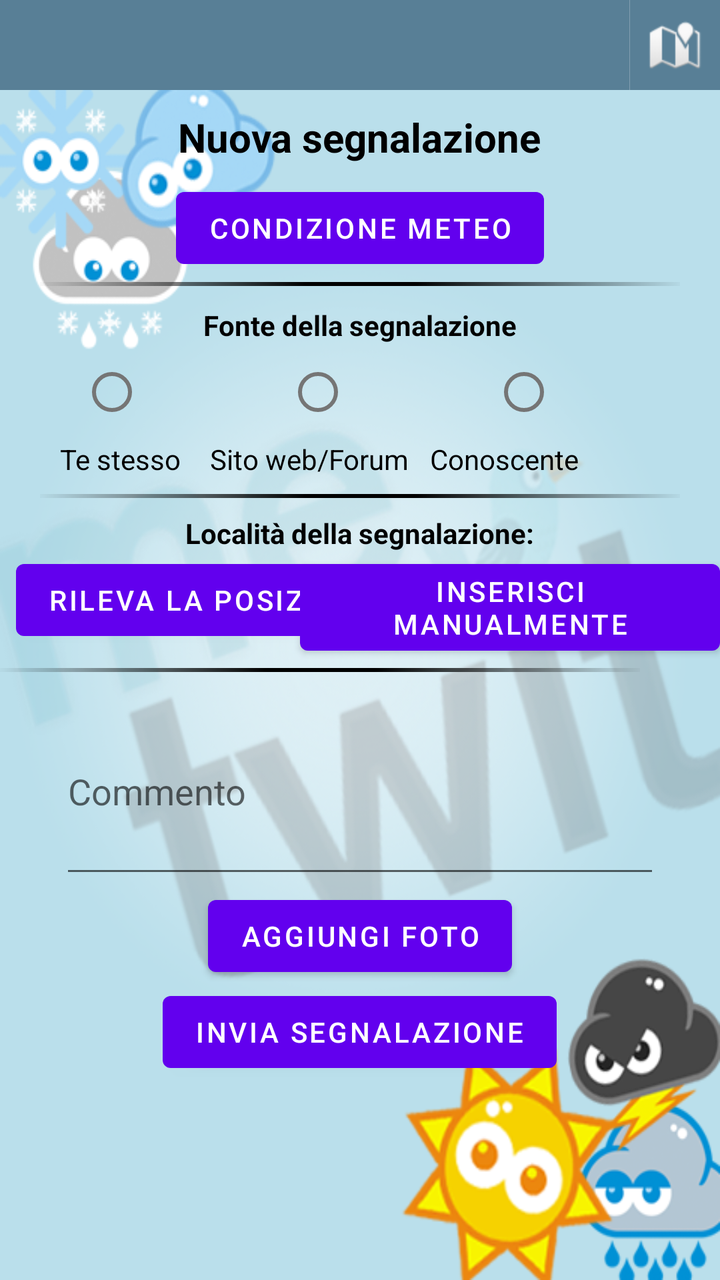
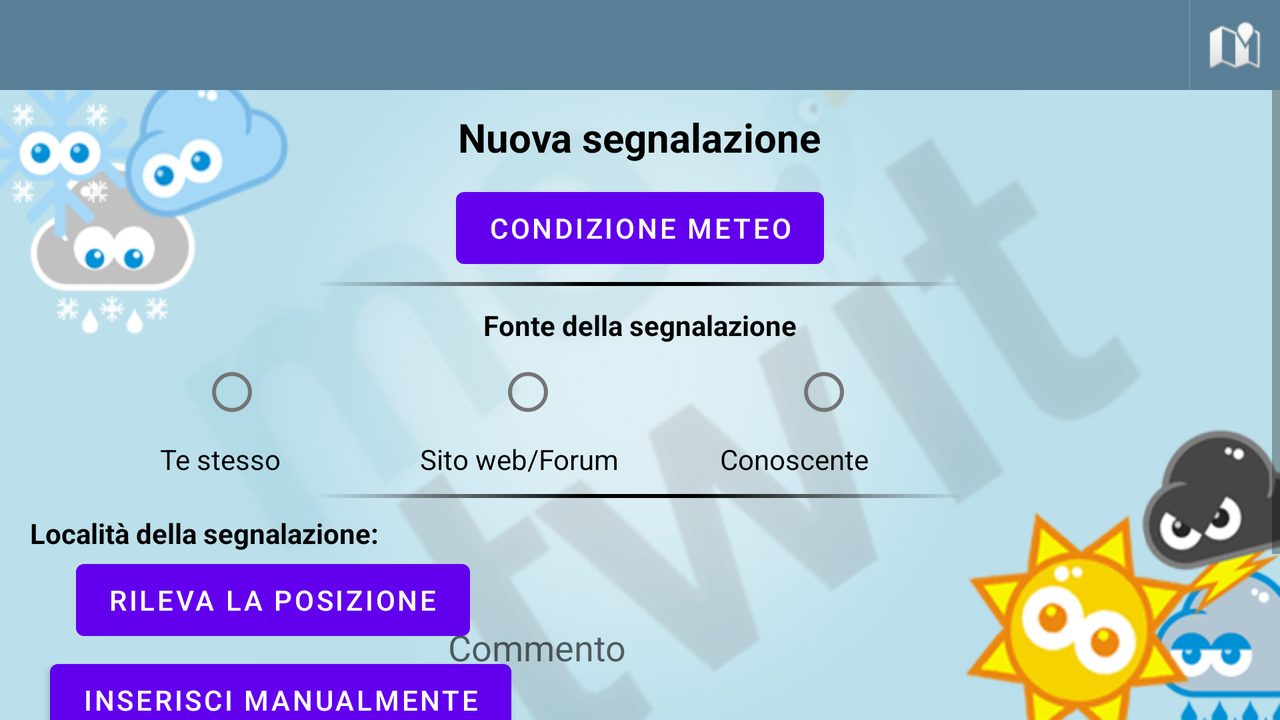

Compare how this app lays out the same screen by default and in its alternative resource folder. The renders come first, then the two layout files and the values they reference.
<!-- AndroidManifest.xml: fallback theme Theme.MaterialComponents.DayNight.NoActionBar -->
<!-- res/layout/meteo.xml -->
<?xml version="1.0" encoding="utf-8"?>
<LinearLayout xmlns:android="http://schemas.android.com/apk/res/android"
   android:orientation="vertical"
   android:layout_width="fill_parent"
   android:layout_height="fill_parent"
   android:focusable="true" android:focusableInTouchMode="true" 
   >
    <LinearLayout style="@style/TitleBar">
        <ImageView style="@style/TitleBarLogo"
            android:contentDescription="description_logo"
            android:src="@drawable/title_logo" 
            android:onClick="onHomeClick"/>

        <View style="@style/TitleBarSpring" />

                    <ImageView style="@style/TitleBarSeparator" />
        <ImageButton style="@style/TitleBarAction"
            android:contentDescription="description_search"
            android:src="@drawable/ic_button_map"
            android:onClick="onMappaClick" />
    </LinearLayout>
<ScrollView xmlns:android="http://schemas.android.com/apk/res/android"
android:id="@+id/ScrollView01"
android:background="@drawable/background"
android:layout_width="fill_parent"
android:layout_height="fill_parent"
android:fadingEdge="none">
<RelativeLayout
android:id="@+id/widget28"
android:layout_width="fill_parent"
android:layout_height="fill_parent"
xmlns:android="http://schemas.android.com/apk/res/android" >



<TextView android:textColor="#000" android:layout_height="wrap_content" android:text="Nuova segnalazione" android:id="@+id/TextView03" android:layout_width="wrap_content" android:layout_centerHorizontal="true" android:layout_marginTop="10dip" android:textSize="20dip" android:textStyle="bold"></TextView>
<Button android:id="@+id/Button01"  android:layout_marginBottom="5dp" android:layout_width="wrap_content" android:layout_height="wrap_content" android:text="Condizione meteo" android:layout_marginTop="8dip" android:layout_below="@+id/TextView03" android:layout_centerHorizontal="true"></Button>
<ImageView android:layout_height="wrap_content" android:layout_width="wrap_content" android:id="@+id/ImageView01" android:layout_toRightOf="@+id/TextView03" android:layout_marginLeft="10dip"></ImageView>
<TextView android:textColor="#000"  android:layout_centerHorizontal="true" android:textStyle="bold" android:text="Fonte della segnalazione" android:layout_below="@+id/Button01" android:id="@+id/TextView01" android:layout_height="wrap_content" android:layout_width="wrap_content" android:layout_marginTop="10dip"></TextView>
    <ImageView android:layout_centerHorizontal="true" android:layout_above="@+id/TextView01" android:id="@+id/ImageView02" android:layout_width="wrap_content" android:layout_height="wrap_content" android:src="@drawable/board" />
    <RadioGroup
    android:layout_below="@+id/TextView01"
    android:id="@+id/RadioGroup"
      android:layout_width="fill_parent"
      android:layout_height="wrap_content" android:orientation="horizontal" android:layout_centerHorizontal="true">
<RadioButton android:layout_marginLeft="40dip" android:id="@+id/RadioButton01" android:layout_height="wrap_content" android:layout_width="wrap_content"></RadioButton><RadioButton android:layout_marginLeft="55dip" android:id="@+id/RadioButton02"  android:layout_height="wrap_content" android:layout_width="wrap_content" android:layout_toRightOf="@+id/RadioButton01"></RadioButton><RadioButton android:layout_marginLeft="55dip" android:id="@+id/RadioButton03"  android:layout_height="wrap_content" android:layout_width="wrap_content" android:layout_toRightOf="@+id/RadioButton02"></RadioButton>
</RadioGroup>
<TextView  android:text="Te stesso" android:id="@+id/TextView04" android:layout_width="wrap_content" android:layout_height="wrap_content" android:layout_below="@+id/RadioGroup" android:layout_marginLeft="30dip" android:textColor="#000"></TextView>
<TextView android:text="Sito web/Forum" android:id="@+id/TextView05" android:layout_width="wrap_content" android:layout_height="wrap_content" android:layout_alignTop="@+id/TextView04" android:layout_marginLeft="105dip"  android:textColor="#000"></TextView>
<TextView android:text="Conoscente" android:id="@+id/TextView06" android:layout_width="wrap_content" android:layout_height="wrap_content" android:layout_alignTop="@+id/TextView05" android:layout_marginLeft="215dip"  android:textColor="#000"></TextView>



<TextView android:textColor="#000" android:layout_centerHorizontal="true" android:textStyle="bold" android:layout_below="@+id/ImageView03" android:id="@+id/TextView02" android:layout_height="wrap_content" android:layout_width="wrap_content" android:text="Località della segnalazione:" android:layout_marginTop="8dip"></TextView>
<ImageView android:src="@drawable/board" android:layout_marginTop="8dp" android:layout_centerHorizontal="true" android:layout_below="@+id/TextView05" android:id="@+id/ImageView03" android:layout_width="wrap_content" android:layout_height="wrap_content"></ImageView>
<Button android:layout_below="@+id/TextView02" android:layout_height="wrap_content" android:id="@+id/Button02" android:layout_width="wrap_content" android:text="Rileva la posizione" android:layout_marginLeft="8dip"></Button>
        <ProgressBar style="@android:style/Widget.ProgressBar.Inverse"
            android:id="@+id/rilevamento" android:layout_height="wrap_content" android:layout_width="wrap_content" 
            android:visibility="gone" android:layout_below="@+id/TextView02" android:layout_marginLeft="40dip"/>
<EditText android:id="@+id/EditText01" android:layout_below="@+id/ImageView04" android:layout_height="100dip" android:layout_width="300dip" android:layout_centerInParent="true" android:hint="Commento" android:layout_marginTop="8dp"></EditText>
<ImageView android:src="@drawable/board" android:layout_marginTop="85dp" android:layout_below="@+id/ImageView03" android:id="@+id/ImageView04" android:layout_width="wrap_content" android:layout_height="wrap_content"></ImageView>
<Button android:layout_below="@+id/TextView02" android:layout_marginLeft="150dip" android:layout_height="wrap_content" android:id="@+id/Button03" android:layout_width="wrap_content" android:text="Inserisci manualmente"></Button>
<ProgressBar style="@android:style/Widget.ProgressBar.Inverse"
            android:id="@+id/conversione" android:layout_height="wrap_content" android:layout_width="wrap_content" 
            android:visibility="gone" android:layout_below="@+id/TextView02" android:layout_marginLeft="210dip"/>
<Button android:layout_below="@+id/EditText01" android:layout_height="wrap_content" android:id="@+id/PickImage" android:text="Aggiungi foto" android:layout_width="wrap_content" android:layout_centerInParent="true"></Button>
<ImageView android:layout_toLeftOf="@+id/PickImage" android:layout_below="@+id/EditText01" android:id="@+id/Image" android:layout_width="50dip" android:layout_height="50dip" android:layout_marginRight="10dip"></ImageView>
<Button android:layout_below="@+id/PickImage" android:layout_height="wrap_content" android:id="@+id/Button04" android:text="Invia Segnalazione" android:layout_width="wrap_content" android:layout_centerInParent="true"></Button>




</RelativeLayout>
</ScrollView>
</LinearLayout>
<!-- resources referenced by this layout -->
<resources>
  <!-- drawable background: png bitmap (drawable-hdpi, 161745 bytes) -->
  <!-- drawable board: png bitmap (drawable-hdpi, 586 bytes) -->
  <!-- drawable ic_button_map (drawable) -->
  <?xml version="1.0" encoding="utf-8"?>
  <level-list xmlns:android="http://schemas.android.com/apk/res/android">
      <item android:maxLevel="0" android:drawable="@drawable/ic_button_map_light"/>
      <item android:maxLevel="1" android:drawable="@drawable/ic_dialog_map_alt"/>
  </level-list>
  <style name="TitleBar">
          <item name="android:id">@id/title_container</item>
          <item name="android:layout_width">fill_parent</item>
          <item name="android:layout_height">45dip</item>
          <item name="android:orientation">horizontal</item>
          <item name="android:background">#587f96</item>
      </style>
  <style name="TitleBarAction">
          <item name="android:layout_width">45dip</item>
          <item name="android:layout_height">fill_parent</item>
          <item name="android:background">@drawable/title_button</item>
      </style>
  <style name="TitleBarLogo">
          <item name="android:id">@id/title_logo</item>
          <item name="android:layout_width">wrap_content</item>
          <item name="android:layout_height">fill_parent</item>
          <item name="android:clickable">true</item>
      </style>
  <style name="TitleBarSeparator">
          <item name="android:layout_width">1px</item>
          <item name="android:layout_height">fill_parent</item>
          <item name="android:background">#40ffffff</item>
      </style>
  <style name="TitleBarSpring">
          <item name="android:layout_width">0dp</item>
          <item name="android:layout_height">fill_parent</item>
          <item name="android:layout_weight">1</item>
      </style>
  <!-- drawable ic_button_map_light (drawable) -->
  <?xml version="1.0" encoding="utf-8"?>
  <selector xmlns:android="http://schemas.android.com/apk/res/android">
      <item android:state_focused="true" android:state_pressed="true" android:drawable="@drawable/ic_dialog_map_alt"/>
      <item android:state_focused="false" android:state_pressed="true" android:drawable="@drawable/ic_dialog_map_alt"/>
      <item android:state_focused="true" android:drawable="@drawable/ic_dialog_map_alt"/>
      <item android:state_focused="false" android:state_pressed="false" android:drawable="@drawable/ic_dialog_map"/>
  </selector>
  <!-- drawable ic_dialog_map_alt: png bitmap (drawable-hdpi, 984 bytes) -->
  <!-- drawable ic_dialog_map: png bitmap (drawable-hdpi, 2007 bytes) -->
</resources>
<!-- res/layout-land/meteo.xml (the repository's variant of the layout above) -->
<!-- drawn on the phone turned sideways -->
<?xml version="1.0" encoding="utf-8"?>
<LinearLayout xmlns:android="http://schemas.android.com/apk/res/android"
   android:orientation="vertical"
   android:layout_width="fill_parent"
   android:layout_height="fill_parent"
   android:focusable="true" android:focusableInTouchMode="true" 
   >
    <LinearLayout style="@style/TitleBar">
        <ImageView style="@style/TitleBarLogo"
            android:contentDescription="description_logo"
            android:src="@drawable/title_logo" 
            android:onClick="onHomeClick"/>

        <View style="@style/TitleBarSpring" />

                    <ImageView style="@style/TitleBarSeparator" />
        <ImageButton style="@style/TitleBarAction"
            android:contentDescription="description_search"
            android:src="@drawable/ic_button_map"
            android:onClick="onMappaClick" />
    </LinearLayout>
<ScrollView xmlns:android="http://schemas.android.com/apk/res/android"
android:id="@+id/ScrollView01"
android:background="@drawable/background_land"
android:layout_width="fill_parent"
android:layout_height="fill_parent"
android:fadingEdge="none">
<RelativeLayout
android:id="@+id/widget28"
android:layout_width="fill_parent"
android:layout_height="fill_parent"
xmlns:android="http://schemas.android.com/apk/res/android" >



<TextView android:textColor="#000" android:layout_height="wrap_content" android:text="Nuova segnalazione" android:id="@+id/TextView03" android:layout_width="wrap_content" android:layout_centerHorizontal="true" android:layout_marginTop="10dip" android:textSize="20dip" android:textStyle="bold"></TextView>
<Button android:id="@+id/Button01"  android:layout_marginBottom="5dp" android:layout_width="wrap_content" android:layout_height="wrap_content" android:text="Condizione meteo" android:layout_marginTop="8dip" android:layout_below="@+id/TextView03" android:layout_centerHorizontal="true"></Button><ImageView android:layout_height="wrap_content" android:layout_width="wrap_content" android:id="@+id/ImageView01" android:layout_toRightOf="@+id/TextView03" android:layout_marginLeft="10dip"></ImageView>
<TextView android:textColor="#000"  android:layout_centerHorizontal="true" android:textStyle="bold" android:text="Fonte della segnalazione" android:layout_below="@+id/Button01" android:id="@+id/TextView01" android:layout_height="wrap_content" android:layout_width="wrap_content" android:layout_marginTop="10dip"></TextView>
    <ImageView android:layout_centerHorizontal="true" android:layout_above="@+id/TextView01" android:id="@+id/ImageView02" android:layout_width="wrap_content" android:layout_height="wrap_content" android:src="@drawable/board" />
    <RadioGroup
    android:layout_below="@+id/TextView01"
    android:id="@+id/RadioGroup"
      android:layout_width="fill_parent"
      android:layout_height="wrap_content" android:orientation="horizontal" android:layout_centerHorizontal="true">
<RadioButton android:layout_marginLeft="100dip" android:id="@+id/RadioButton01" android:layout_height="wrap_content" android:layout_width="wrap_content"></RadioButton><RadioButton android:layout_marginLeft="100dip" android:id="@+id/RadioButton02"  android:layout_height="wrap_content" android:layout_width="wrap_content" android:layout_toRightOf="@+id/RadioButton01"></RadioButton><RadioButton android:layout_marginLeft="100dip" android:id="@+id/RadioButton03"  android:layout_height="wrap_content" android:layout_width="wrap_content" android:layout_toRightOf="@+id/RadioButton02"></RadioButton>
</RadioGroup>
<TextView  android:text="Te stesso" android:id="@+id/TextView04" android:layout_width="wrap_content" android:layout_height="wrap_content" android:layout_below="@+id/RadioGroup" android:layout_marginLeft="80dip" android:textColor="#000"></TextView>
<TextView android:text="Sito web/Forum" android:id="@+id/TextView05" android:layout_width="wrap_content" android:layout_height="wrap_content" android:layout_alignTop="@+id/TextView04" android:layout_marginLeft="210dip"  android:textColor="#000"></TextView>
<TextView android:text="Conoscente" android:id="@+id/TextView06" android:layout_width="wrap_content" android:layout_height="wrap_content" android:layout_alignTop="@+id/TextView05" android:layout_marginLeft="360dip"  android:textColor="#000"></TextView>


<ImageView android:src="@drawable/board" android:layout_marginTop="8dp" android:layout_centerHorizontal="true" android:layout_below="@+id/TextView05" android:id="@+id/ImageView03" android:layout_width="wrap_content" android:layout_height="wrap_content"></ImageView>
<TextView android:textColor="#000" android:layout_centerHorizontal="false" android:textStyle="bold" android:layout_below="@+id/ImageView03" android:id="@+id/TextView02" android:layout_height="wrap_content" android:layout_width="wrap_content" android:layout_marginLeft="15dip" android:text="Località della segnalazione:" android:layout_marginTop="8dip"></TextView>
<Button android:layout_below="@+id/TextView02" android:layout_height="wrap_content" android:id="@+id/Button02" android:layout_width="wrap_content" android:text="Rileva la posizione" android:layout_marginLeft="38dip"></Button>
<Button android:layout_below="@+id/TextView02" android:layout_marginLeft="25dip" android:layout_marginTop="50dip" android:layout_height="wrap_content" android:id="@+id/Button03" android:layout_width="wrap_content" android:text="Inserisci manualmente"></Button>
<ProgressBar style="@android:style/Widget.ProgressBar.Inverse"
            android:id="@+id/rilevamento" android:layout_height="wrap_content" android:layout_width="wrap_content" 
            android:visibility="gone" android:layout_below="@+id/TextView02" android:layout_marginLeft="90dip"/>
<EditText android:id="@+id/EditText01" android:layout_below="@+id/ImageView03" android:layout_height="100dip" android:layout_width="300dip" android:layout_centerInParent="false" android:hint="Commento" android:layout_marginTop="23dp" android:layout_marginLeft="220dp"></EditText>
<ProgressBar style="@android:style/Widget.ProgressBar.Inverse"
            android:id="@+id/conversione" android:layout_height="wrap_content" android:layout_width="wrap_content" 
            android:visibility="gone" android:layout_below="@+id/Button02" android:layout_marginLeft="80dip"/>
<Button android:layout_below="@+id/EditText01" android:layout_marginTop="5dp" android:layout_height="wrap_content" android:id="@+id/PickImage" android:text="Aggiungi foto" android:layout_width="wrap_content" android:layout_centerInParent="true"></Button>
<ImageView android:layout_toLeftOf="@+id/PickImage" android:layout_below="@+id/EditText01" android:id="@+id/Image" android:layout_height="50dip"  android:layout_width="75dip" android:layout_marginRight="50dip" android:layout_marginTop="3dip"></ImageView>
<Button android:layout_below="@+id/PickImage" android:layout_height="wrap_content" android:id="@+id/Button04" android:text="Invia Segnalazione" android:layout_width="wrap_content" android:layout_centerInParent="true"></Button>

</RelativeLayout>
</ScrollView>
</LinearLayout>
<!-- resources referenced by the variant -->
<!-- as the phone turned sideways resolves them -->
<resources>
  <!-- drawable background_land: png bitmap (drawable-hdpi, 166926 bytes) -->
  <!-- drawable board: png bitmap (drawable-hdpi, 586 bytes) -->
  <!-- drawable ic_button_map (drawable) -->
  <?xml version="1.0" encoding="utf-8"?>
  <level-list xmlns:android="http://schemas.android.com/apk/res/android">
      <item android:maxLevel="0" android:drawable="@drawable/ic_button_map_light"/>
      <item android:maxLevel="1" android:drawable="@drawable/ic_dialog_map_alt"/>
  </level-list>
  <style name="TitleBar">
          <item name="android:id">@id/title_container</item>
          <item name="android:layout_width">fill_parent</item>
          <item name="android:layout_height">45dip</item>
          <item name="android:orientation">horizontal</item>
          <item name="android:background">#587f96</item>
      </style>
  <style name="TitleBarAction">
          <item name="android:layout_width">45dip</item>
          <item name="android:layout_height">fill_parent</item>
          <item name="android:background">@drawable/title_button</item>
      </style>
  <style name="TitleBarLogo">
          <item name="android:id">@id/title_logo</item>
          <item name="android:layout_width">wrap_content</item>
          <item name="android:layout_height">fill_parent</item>
          <item name="android:clickable">true</item>
      </style>
  <style name="TitleBarSeparator">
          <item name="android:layout_width">1px</item>
          <item name="android:layout_height">fill_parent</item>
          <item name="android:background">#40ffffff</item>
      </style>
  <style name="TitleBarSpring">
          <item name="android:layout_width">0dp</item>
          <item name="android:layout_height">fill_parent</item>
          <item name="android:layout_weight">1</item>
      </style>
  <!-- drawable ic_button_map_light (drawable) -->
  <?xml version="1.0" encoding="utf-8"?>
  <selector xmlns:android="http://schemas.android.com/apk/res/android">
      <item android:state_focused="true" android:state_pressed="true" android:drawable="@drawable/ic_dialog_map_alt"/>
      <item android:state_focused="false" android:state_pressed="true" android:drawable="@drawable/ic_dialog_map_alt"/>
      <item android:state_focused="true" android:drawable="@drawable/ic_dialog_map_alt"/>
      <item android:state_focused="false" android:state_pressed="false" android:drawable="@drawable/ic_dialog_map"/>
  </selector>
  <!-- drawable ic_dialog_map_alt: png bitmap (drawable-hdpi, 984 bytes) -->
  <!-- drawable ic_dialog_map: png bitmap (drawable-hdpi, 2007 bytes) -->
</resources>
